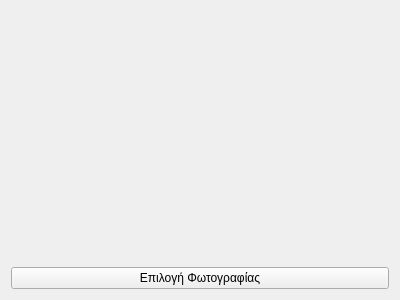
<?xml version="1.0" encoding="UTF-8"?>
<ui version="4.0">
 <class>Form</class>
 <widget class="QWidget" name="Form">
  <property name="geometry">
   <rect>
    <x>0</x>
    <y>0</y>
    <width>400</width>
    <height>300</height>
   </rect>
  </property>
  <property name="windowTitle">
   <string>Form</string>
  </property>
  <layout class="QVBoxLayout" name="verticalLayout">
   <item>
    <layout class="QGridLayout" name="gridLayout">
     <item row="0" column="0">
      <widget class="KImageFilePreview" name="kimagefilepreview"/>
     </item>
     <item row="1" column="0">
      <widget class="QPushButton" name="pushButton">
       <property name="text">
        <string>Επιλογή Φωτογραφίας</string>
       </property>
      </widget>
     </item>
    </layout>
   </item>
  </layout>
 </widget>
 <customwidgets>
  <customwidget>
   <class>KImageFilePreview</class>
   <extends>QWidget</extends>
   <header>kimagefilepreview.h</header>
  </customwidget>
 </customwidgets>
 <resources/>
 <connections/>
</ui>
